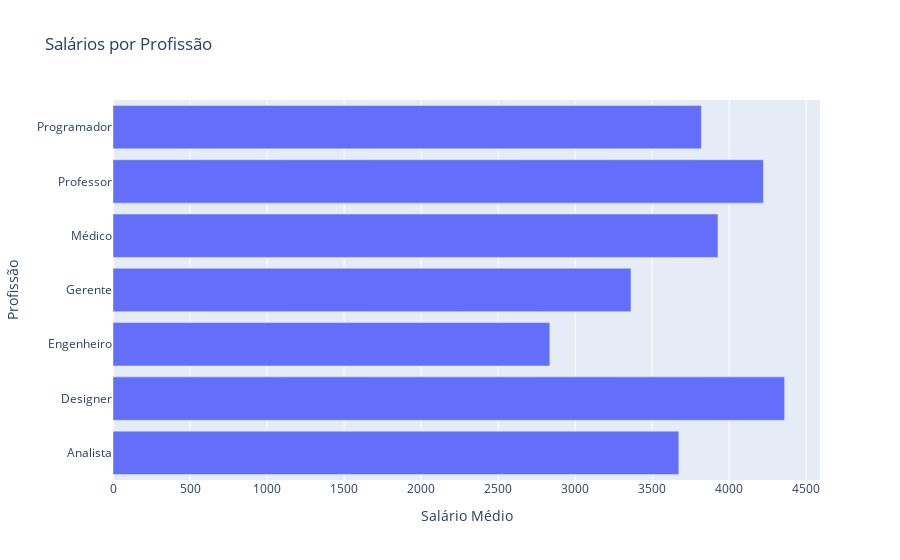

Here is the notebook cell this chart was saved with:
### Markdown cell above
Plotando um gráfico de barras horizontais com a média dos salários por profissão:

### Code cell
# Agrupando os dados do DataFrame por profissão e calculando a média do salário para cada profissão
salario_por_profissao = df.groupby('Profissão')['Salário'].mean().reset_index()

# Criando o gráfico de barras horizontais, muito semelhante a biblioteca matplot
fig = px.bar(salario_por_profissao, x='Salário', y='Profissão', orientation='h',
             title='Salários por Profissão',
             labels={'Salário': 'Salário Médio', 'Profissão': 'Profissão'})

# Exibindo o gráfico
fig.show()

### Figure 1 — Plotly figure (JSON) as saved in the notebook; plotly's stock layout.template omitted (floating-point values rounded to 4 significant figures)
{"data": [{"alignmentgroup": "True", "hovertemplate": "Salário Médio=%{x}<br>Profissão=%{y}<extra></extra>", "legendgroup": "", "marker": {"color": "#636efa", "pattern": {"shape": ""}}, "name": "", "offsetgroup": "", "orientation": "h", "showlegend": false, "textposition": "auto", "type": "bar", "x": [3673, 4360.0, 2836.0, 3362.0, 3927, 4222, 3820.0], "xaxis": "x", "y": ["Analista", "Designer", "Engenheiro", "Gerente", "Médico", "Professor", "Programador"], "yaxis": "y"}], "layout": {"barmode": "relative", "legend": {"tracegroupgap": 0}, "title": {"text": "Salários por Profissão"}, "xaxis": {"anchor": "y", "domain": [0, 1], "title": {"text": "Salário Médio"}}, "yaxis": {"anchor": "x", "domain": [0, 1], "title": {"text": "Profissão"}}}}
